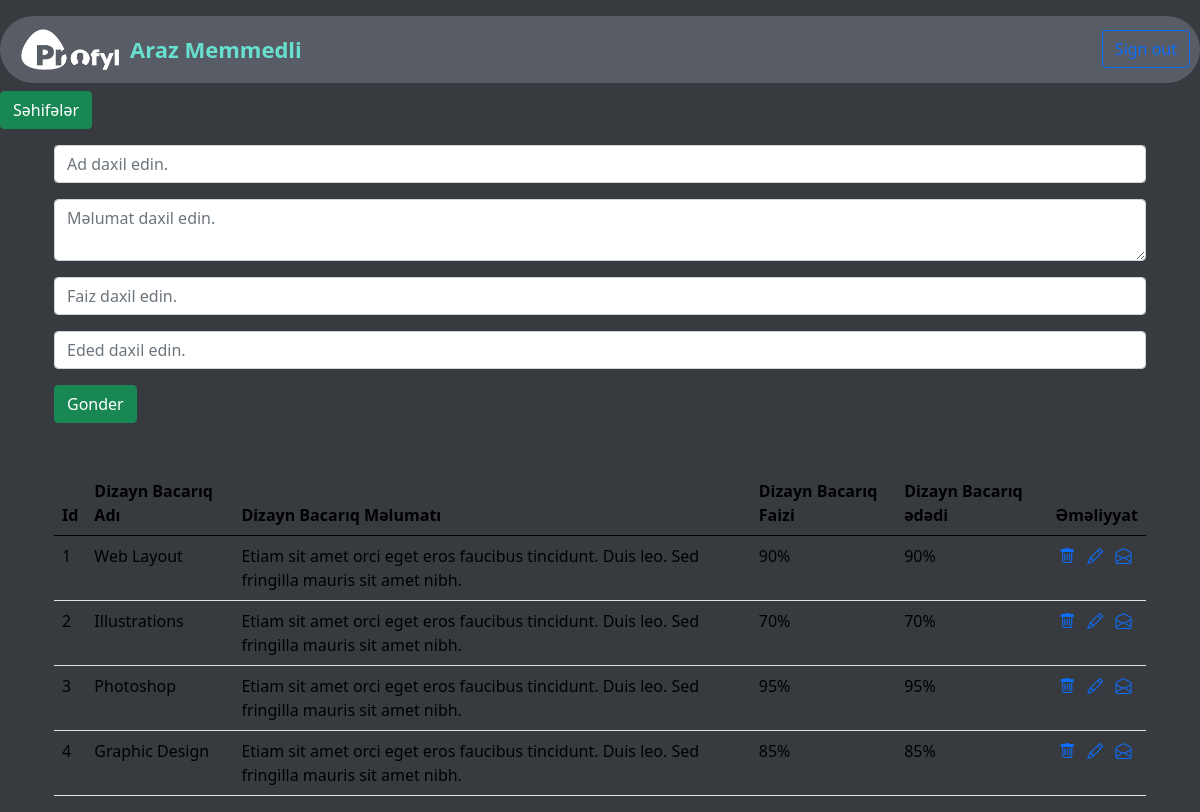
Before: /admin/designskills/ with the older database file.
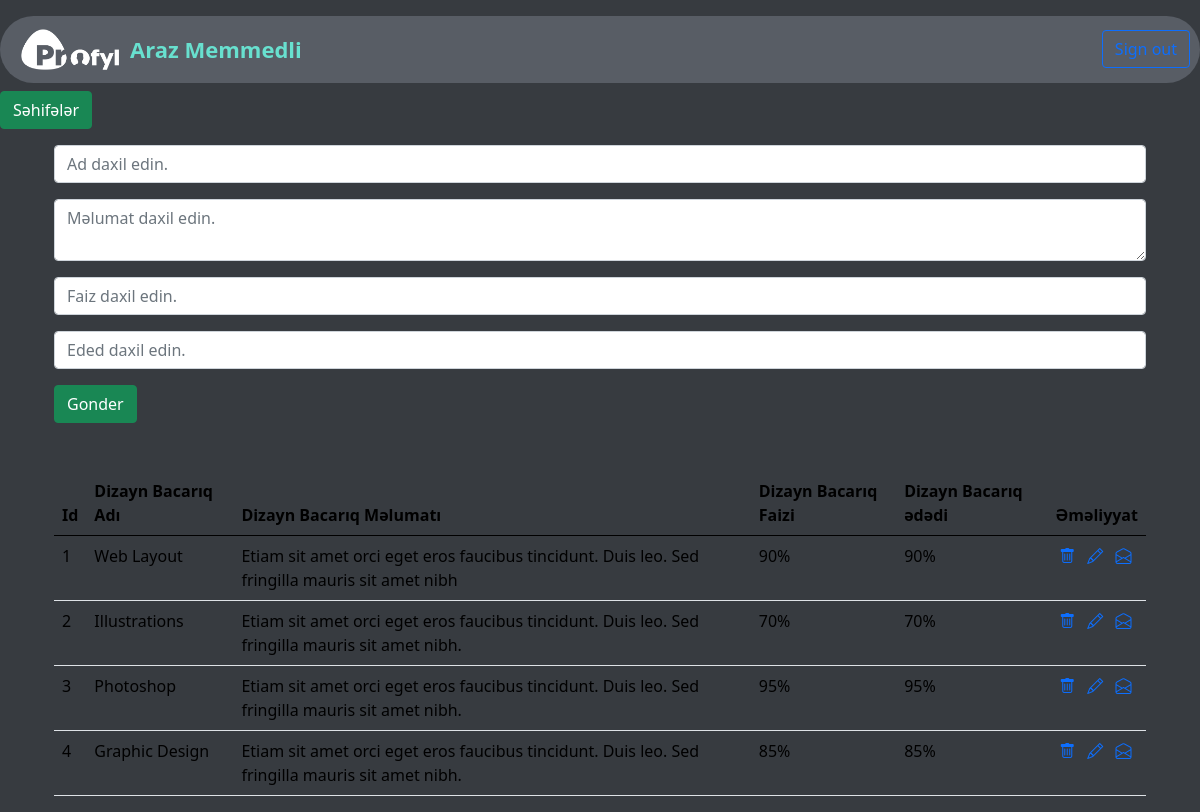
After: the same page with the newer database file.
### app/models.py (models this page shows)
class DesignSkills(db.Model):
    id = db.Column(db.Integer, primary_key=True)
    ds_name = db.Column(db.String(120))
    ds_subject = db.Column(db.String(250))
    ds_percent = db.Column(db.String(70))
    ds_number = db.Column(db.String(70))

### admin/ds_routes.py (the view, shortened to what this page needs)
@designskills_bp.route('/admin/designskills/', methods=['GET','POST'])
def design_skills():
    form=DesignSkillsForm()
    designskills=DesignSkills.query.all()
    return render_template('admin/designskills.html',form=form,designskills=designskills)

### admin/forms.py
class DesignSkillsForm(FlaskForm):
    ds_name=StringField('ds_name')
    ds_subject=TextAreaField('ds_subject')
    ds_percent=StringField('ds_percent')
    ds_number=StringField('ds_number')
    ds_submit=SubmitField()

### admin/templates/admin/designskills.html (shortened to what this page needs)
{% extends 'admin/base.html' %}
{% block content %}
<section id="designskills-form">
    <div class="container">
        <div class="row">
            <div class="col-12">
                <form action="/admin/designskills/" method="POST">
                    <div class="form-group mt-3">
                        {{form.ds_name(class_='form-control',placeholder='Ad daxil edin.')}}
                    </div>
                    <div class="form-group mt-3">
                        {{form.ds_subject(class_='form-control',placeholder='Məlumat daxil edin.')}}
                    </div>
                    <div class="form-group mt-3">
                        {{form.ds_percent(class_='form-control',placeholder='Faiz daxil edin.')}}
                    </div>
                    <div class="form-group mt-3">
                        {{form.ds_number(class_='form-control',placeholder='Eded daxil edin.')}}
                    </div>
                    <div class="form-group mt-3">
                        {{form.ds_submit(class_='btn btn-success',value='Gonder')}}
                    </div>
                </form>
            </div>
        </div>
    </div>
</section>
<section id="designskills-table">
    <div class="container mt-5">
        <table class="table" style="color: white;">
            <thead>
              <tr>
                <th scope="col">Id</th>
                <th scope="col">Dizayn Bacarıq Adı</th>
                <th scope="col">Dizayn Bacarıq Məlumatı</th>
                <th scope="col">Dizayn Bacarıq Faizi</th>
                <th scope="col">Dizayn Bacarıq ədədi</th>
                <th scope="col">Əməliyyat</th>
              </tr>
            </thead>
            <tbody>
              {% for designskill in designskills %}
              <tr>
                <td>{{designskill.id}}</td>
                <td>{{designskill.ds_name}}</td>
                <td>{{designskill.ds_subject}}</td>
                <td>{{designskill.ds_percent}}</td>
                <td>{{designskill.ds_number}}</td>
                <td>
                    <a href="/designskills/delete/{{designskill.id}}"><i class="bi bi-trash mx-1"></i></a>
                    <a href="/designskills/update/{{designskill.id}}"><i class="bi bi-pencil mx-1"></i></a>
                    <a href=""><i class="bi bi-envelope-open mx-1"></i></a>
                </td>
              </tr>
              {% endfor %}
            </tbody>
          </table>
    </div>
</section>
{% endblock  %}

Changed rows visible on the page:
changed DesignSkills "Web Layout": ds_subject "Etiam sit amet orci eget eros faucibus tincidunt. Duis leo. Sed fringilla mauris sit amet nibh." → "Etiam sit amet orci eget eros faucibus tincidunt. Duis leo. Sed fringilla mauris sit amet nibh"
